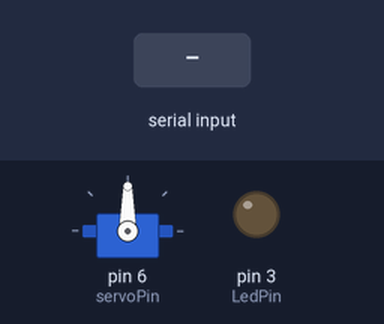
A sketch run on a simulated Arduino Uno, built with avr-gcc and run on an emulated ATmega328P. Shown: servo, output pins drawn as LEDs (lit = HIGH). Inputs (shaded band) come from the test bench.

Above: at 1.2 s.
1.3 s: "HIGH\n" received over Serial
At 2.0 s:
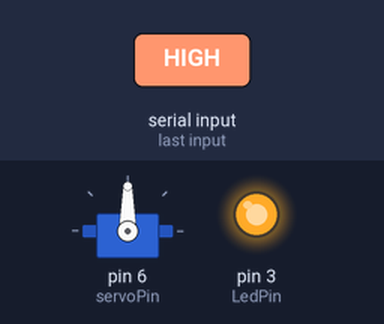
2.8 s: "5\n" received over Serial
At 4.0 s:
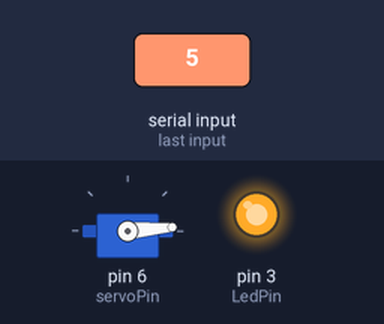
4.3 s: "LOW\n" received over Serial
At 5.4 s:
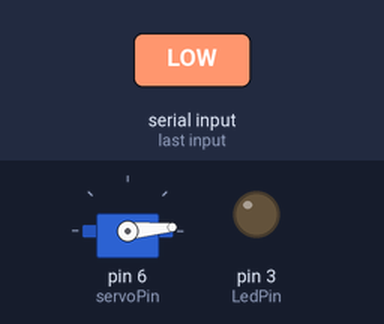
5.8 s: "200\n" received over Serial
At 6.6 s:
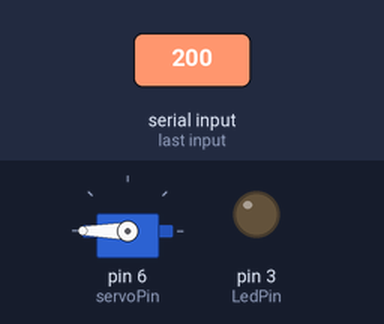
7.3 s: "HIGH\n" received over Serial
At 7.8 s:
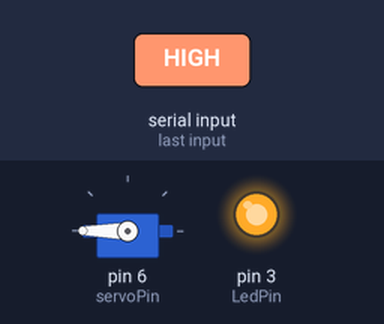
8.8 s: "90\n" received over Serial
At 10.0 s:
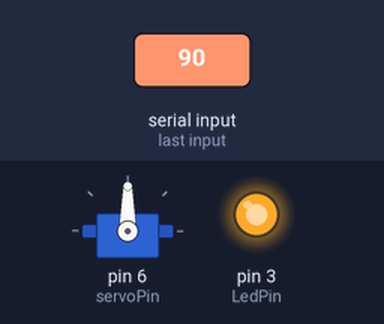
Timing chart, 0 to 11.3 s (numbered marks = the images above; inputs shaded):
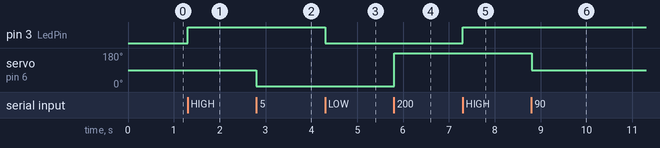

Measured:
- after the input at 1.3 s, pin 3 (LedPin): LOW → HIGH at once
- after the input at 2.8 s, servo on pin 6 (servoPin): 90° → 5° at once
- after the input at 4.3 s, pin 3 (LedPin): HIGH → LOW at once
- after the input at 5.8 s, servo on pin 6 (servoPin): 5° → 180° at once
- after the input at 7.3 s, pin 3 (LedPin): LOW → HIGH at once
- after the input at 8.8 s, servo on pin 6 (servoPin): 180° → 90° at once

The sketch:

main.ino
```cpp
#include <Servo.h>

int LedPin = 3;
int servoPin = 6;

Servo myServo;

void setup() {
  pinMode(LedPin, OUTPUT);
  myServo.attach(servoPin);
  Serial.begin(9600);
}

void loop() {

  if (Serial.available() > 0) {
    String command = Serial.readStringUntil('\n');


    command.trim();


    bool isNumber = true;
    for (int i = 0; i < command.length(); i++) {
      if (!isDigit(command[i])) {
        isNumber = false;
        break;
      }
    }

    if (isNumber) {
      int angle = command.toInt();
      if (angle < 0) angle = 0;
      if (angle > 180) angle = 180;
      myServo.write(angle);
    } else {

      if (command == "HIGH") {
        digitalWrite(LedPin, HIGH);
      } else if (command == "LOW") {
        digitalWrite(LedPin, LOW);
      }
    }
  }
}
```
